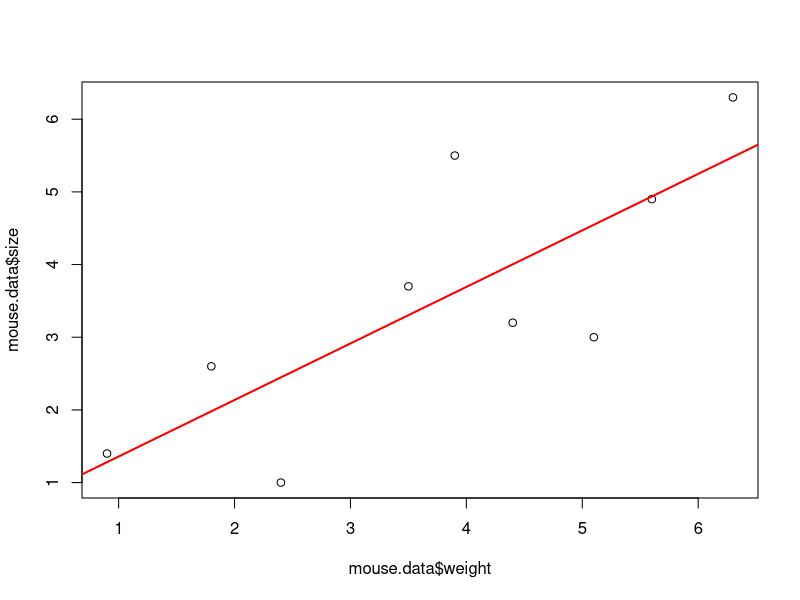
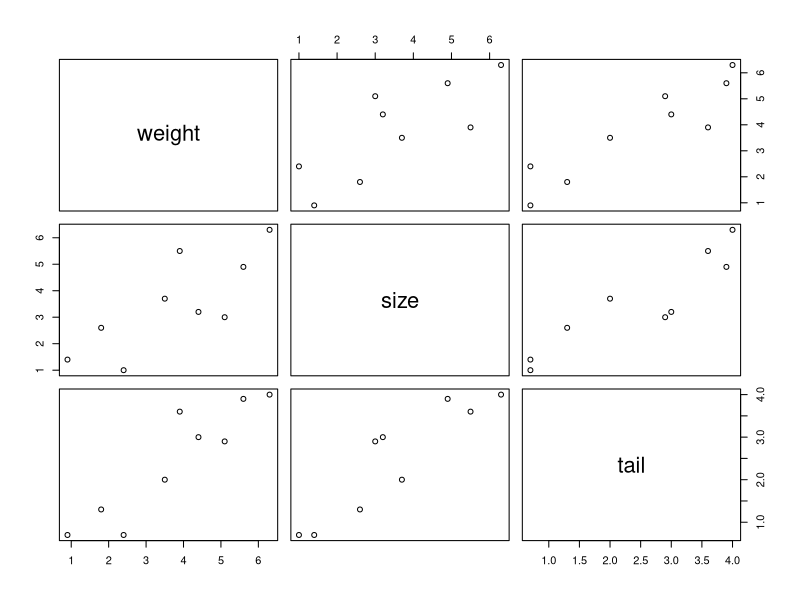

Write R code to recreate these figures, in order.
mouse.data <- data.frame(
    weight = c(0.9, 1.8, 2.4, 3.5, 3.9, 4.4, 5.1, 5.6, 6.3),
    size = c(1.4, 2.6, 1.0, 3.7, 5.5, 3.2, 3.0, 4.9, 6.3),
    tail = c(0.7, 1.3, 0.7, 2.0, 3.6, 3.0, 2.9, 3.9, 4.0))
mouse.data

# Linear Regression
plot(mouse.data$weight, mouse.data$size)
simple.regression <- lm(size ~ weight, data = mouse.data)
summary(simple.regression)
abline(simple.regression, col = "red", lwd = 2)

# Multiple Regression
plot(mouse.data)
multiple.regression <- lm(size ~ weight + tail, data = mouse.data)
summary(multiple.regression)